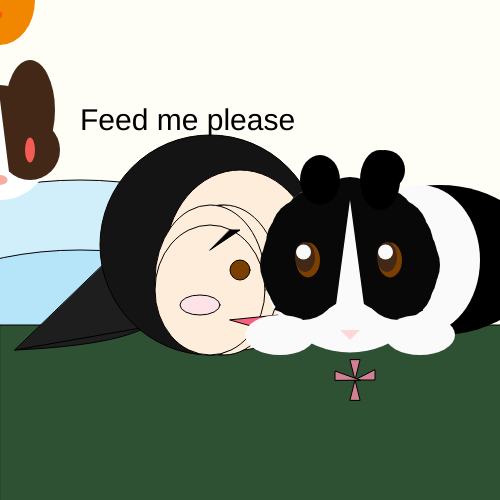
Frame 1 (no input)
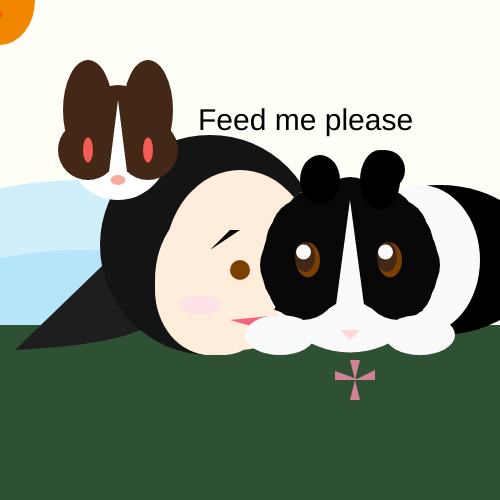
Frame 60 (no input)
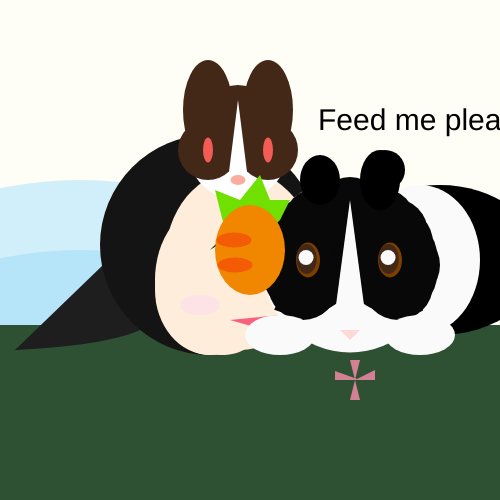
Frame 120 (the mouse pressed at the canvas centre since frame 60)

The p5.js sketch that drew these frames (run headless with seeded random() and noise() and a simulated clock; from frame 60 on, the mouse is pressed at the canvas centre):

// p5.js sketch
// ── sketch.js
let   x = 0;
let   y_rab = 700;
let   y = 100;
let   d = 150;
let   pace = 15;
let   pace_1 = 2;
let   carrotDistance = 70;
let   thank_c_d = 80;

function setup() {
  createCanvas(500, 500);
}

function draw() {
  background(254, 253, 246);
  //body
  fill(209, 239, 251);
  ellipse(80, 280, 400, 200);
  //arm
  fill(182, 229, 249);
  ellipse(80, 350, 400, 200);
  //floor
  fill(46, 81, 51);
  rect(0, 325, 1500, 200);
  //flowers'
  fill(210, 129, 148);
  triangle(350, 360, 355, 380, 360, 360);
  triangle(355, 380, 375, 380, 375, 370);
  triangle(350, 400, 355, 380, 360, 400);
  triangle(335, 380, 335, 371, 360, 380);
  //hair
  fill(30);
  bezier(190, 220, 10, 220, 335, 335, 15, 350);
  line(10,10, 20, 20);
  triangle(160, 210, 300, 300 , 15 , 350);
  fill(20);
  circle(210, 245, 220);

  //face
  fill(253, 237, 218);
  ellipse(240, 260, 150, 180);
  ellipse(220, 280, 110, 150);
  ellipse(224, 280, 110, 150);
  ellipse(210, 280, 110, 150);
  ellipse(210, 290, 110, 130);
  
  //eyes
  fill(123, 63, 0);
  circle(240, 270, 20);
  
  //mouth
  fill(249, 96, 125);
  triangle (230, 320, 300, 340, 430, 300);
  
  //eyebrow
  fill(0);
  triangle(230, 230, 240, 230, 210, 250);
  
  //blush
  fill(253, 227, 232);
  ellipse(200, 305, 40, 20);
  
  noStroke();
  //body
  fill(0)
  ellipse(440, 260, 200, 150);
  fill(250);
  ellipse(420, 260, 120, 150);
  
  //rabbit face
  fill(250);
  circle(350, 265, 175);
  fill(8);
  arc(300, 250, 130, 130, 1.75 * PI, .63 * PI);
  arc(400, 250, 130, 130, 1/2.6 * PI, PI + QUARTER_PI);
  circle(350,212,70);
  circle(318,223,70);
  circle(328,216,70);
  circle(306,233,70);
  circle(301,243,70);
  circle(298,255,70);
  circle(295,265,70);
  circle(298,275,70);
  circle(303,285,70);
  circle(381,223,70);
  circle(371,216,70);
  circle(393,233,70);
  circle(398,243,70);
  circle(402,255,70);
  circle(405,265,70);
  circle(402,275,70);
  circle(398,285,70);
  fill(250);
  triangle(330, 350, 350, 200, 370, 350);
  
  //eyes
  fill(123, 63, 0);
  // ellipse (308, 260, 14,25);
  // ellipse(390, 260, 14,25);
  ellipse (308, 260, 24,35);
  ellipse (390, 260, 24,35);
  
  
// ________________________________________________________
  // have edition here !!
  // move_eyes
  fill(67, 40, 24);
  ellipse (305 + mouseX / 150, 257 + mouseY / 130, 20, 30);
  ellipse (387 + mouseX / 150, 257 + mouseY / 130, 20, 30);
  fill(250);
  // circle (310, 256, 3);
  // circle (308, 259, 3);
  // circle (390, 256, 3);
  // circle (392, 259, 3);
  circle (303.5 + mouseX / 98, 252 + mouseY / 45, 15);
  circle (385.5 + mouseX / 98, 252 + mouseY / 45, 15);
// _________________________________________________________
  
  

  //nose
  fill(254, 215, 215);
  triangle(340, 330, 350, 340, 360, 330);
  
  //paw
  fill(250);
  ellipse(280, 335, 70, 40);
  ellipse(420, 335, 70, 40);
  
  //ears
  fill(0);
  strokeWeight(90);
  ellipse(320, 180, 40, 50);
  ellipse(380, 180, 40, 60);
  ellipse(385, 170, 40, 40);
  
  
// ________________________________________________________
// interactions and movements
  // float_rabbit
  // face
  fill(255);
  circle(x, d, 100);
  // brown part
  fill(67, 40, 24);
  circle(x - 30, d, 60);
  circle(x + 30, d, 60);
  circle(x, d - 30, 70);
  ellipse(x - 30, d - 40, 50, 100);
  ellipse(x + 30, d - 40, 50, 100);
  // triangle
  fill(255);
  triangle(x, d - 50, x - 10, d + 30, x + 10, d + 30);
  // eyes
  fill(242, 92, 84);
  ellipse(x - 30, d, 10,  25);
  ellipse(x + 30, d, 10,  25);
  // nose
  fill (248, 173, 157);
  ellipse(x, d + 30, 15, 10);
  // text
  textSize(30);
  fill(0);
  text("Feed me please", x + 80, d - 20);
  x = x + pace_1;

  
  // move_with_mouse_carrot
// now I want carrot only show when neither rabbits get it, so I delet this part
//   fill(112, 224, 0);
//   beginShape();
//   vertex(mouseX - 25, mouseY - 20);
//   vertex(mouseX - 35, mouseY - 60);
//   vertex(mouseX - 10, mouseY - 50);
//   vertex(mouseX + 10, mouseY - 75);
//   vertex(mouseX + 20, mouseY - 50);
//   vertex(mouseX + 40, mouseY - 50);
//   vertex(mouseX + 30, mouseY - 30);
//   vertex(mouseX, mouseY);
//   endShape();
//   fill(241, 135, 1);
//   ellipse(mouseX, mouseY, 70,90);
//   fill(243, 91, 4);
//   ellipse(mouseX - 16, mouseY -10, 35,15);
//   ellipse(mouseX - 15, mouseY +15, 35,15);
// //   restart rabbit
//   if(x > width + 100){
//     x = -100;
//   }

  
//   The carrot-snatching rabbit
  if(mouseIsPressed == true){
//     If the click is in the judgment threshold
    if(x < mouseX + 50 & x > mouseX - 50 & d < mouseY + 50 & d > mouseY - 50){
//       brown_rabbit appear
//       face
      fill(255);
      circle(width / 2, height / 2, 100);
      fill(67, 40, 24);
      circle(width / 2 - 30, height / 2, 60);
      circle(width / 2 + 30, height / 2, 60);
      circle(width / 2, height / 2 - 30, 70);
      ellipse(width / 2 - 30, height / 2 - 40, 50, 100);
      ellipse(width / 2 + 30, height / 2 - 40, 50, 100);
      fill(255);
      triangle(width / 2, height / 2 - 50, width / 2 - 10, height / 2 + 30, width / 2 + 10, height / 2 + 30);
      // eyes
      fill(242, 92, 84);
      ellipse(width / 2 - 30, height / 2, 10,  25);
      ellipse(width / 2 + 30, height / 2, 10,  25);
      // nose
      fill (248, 173, 157);
      ellipse(width / 2, height / 2 + 30, 15, 10);
      // text
      textSize(50);
      fill(249, 20, 0);
      text("Thank You!", width / 2 - 120, height / 2 + 100);
      // carrot_with_brown_rabbit
      fill(112, 224, 0);
      beginShape();
      vertex(width / 2 - 25 + thank_c_d,  height / 2 - 20);
      vertex(width / 2 - 35 + thank_c_d,  height / 2 - 60);
      vertex(width / 2 - 10 + thank_c_d,  height / 2 - 50);
      vertex(width / 2 + 10 + thank_c_d,  height / 2 - 75);
      vertex(width / 2 + 20 + thank_c_d,  height / 2 - 50);
      vertex(width / 2 + 40 + thank_c_d,  height / 2 - 50);
      vertex(width / 2 + 30 + thank_c_d,  height / 2 - 30);
      vertex(width / 2 + thank_c_d,  height / 2);
      endShape();
      fill(241, 135, 1);
      ellipse(width / 2 + thank_c_d,  height / 2, 70,90);
      fill(243, 91, 4);
      ellipse(width / 2 - 16 + thank_c_d,  height / 2 -10, 35,15);
      ellipse(width / 2 - 15 + thank_c_d,  height / 2 +15, 35,15);
    }else{
      
//     If the click is not in the judgment threshold
//     The carrot will be snatched by black and whithe rabbit
      
      // black and white rabbit
      // face
      fill(255);
      ellipse(mouseX, y_rab + 70, 110, 90);
      fill(255);
      circle(mouseX, y_rab, 100);
      fill(0);
      circle(mouseX + 30, y_rab ,60);
      circle(mouseX - 30, y_rab ,60);
      circle(mouseX, y_rab - 30, 70);
      ellipse(mouseX - 30, y_rab - 40, 50, 100);
      ellipse(mouseX + 30, y_rab - 40, 50, 100);
    // eyes
      fill(255);
      ellipse(mouseX - 30, y_rab, 10,  25);
      ellipse(mouseX + 30, y_rab, 10,  25);
      triangle(mouseX, y_rab - 50, mouseX - 10, y_rab + 30, mouseX + 10, y_rab + 30);
    // nose
      fill (0);
      ellipse(mouseX, y_rab + 30, 15, 10);
    // hat
      fill(201 ,20, 0);
      ellipse(mouseX, y_rab - 70, 60, 40);
      ellipse(mouseX, y_rab - 85, 40, 40);
      fill(255);
      circle(mouseX, y_rab - 105, 20);
      // move and go_back
      y_rab = y_rab + pace;
      if(y_rab > width + 200 || y_rab < mouseY + 50){
      pace = - pace;
    }
      
      // carrot_move_with_BAW_rabbit
      // when BAW rabbit reaches the mouse_carrot   
      if(pace > 0 & y_rab > mouseY + 50){
        fill(112, 224, 0);
        beginShape();
        vertex(mouseX - 25 + carrotDistance, y_rab - 20);
        vertex(mouseX - 35 + carrotDistance, y_rab - 60);
        vertex(mouseX - 10 + carrotDistance, y_rab - 50);
        vertex(mouseX + 10 + carrotDistance, y_rab - 75);
        vertex(mouseX + 20 + carrotDistance, y_rab - 50);
        vertex(mouseX + 40 + carrotDistance, y_rab - 50);
        vertex(mouseX + 30 + carrotDistance, y_rab - 30);
        vertex(mouseX + carrotDistance, y_rab);
        endShape();
        fill(241, 135, 1);
        ellipse(mouseX + carrotDistance, y_rab, 70,90);
        fill(243, 91, 4);
        ellipse(mouseX - 16 + carrotDistance, y_rab -10, 35,15);
        ellipse(mouseX - 15 + carrotDistance, y_rab +15, 35,15);
        // text
        textSize(45);
        fill(249, 20, 0);
        text("It's mine now!", mouseX - carrotDistance - 50, y_rab + 60);
    }else{
      //     when BAW doesn't get the carrot, carrot move with mouse
        fill(112, 224, 0);
        beginShape();
        vertex(mouseX - 25, mouseY - 20);
        vertex(mouseX - 35, mouseY - 60);
        vertex(mouseX - 10, mouseY - 50);
        vertex(mouseX + 10, mouseY - 75);
        vertex(mouseX + 20, mouseY - 50);
        vertex(mouseX + 40, mouseY - 50);
        vertex(mouseX + 30, mouseY - 30);
        vertex(mouseX, mouseY);
        endShape();
        fill(241, 135, 1);
        ellipse(mouseX, mouseY, 70,90);
        fill(243, 91, 4);
        ellipse(mouseX - 16, mouseY -10, 35,15);
        ellipse(mouseX - 15, mouseY +15, 35,15);
//   restart rabbit
  if(x > width + 100){
    x = -100;
  }
    }
    }
  }else{
//     replace the BAW rabbit, let it starts from the bottom each time
    y_rab = 700;
    pace = 15;
//     when didn't press the mouse, show carrot move with mouse
    fill(112, 224, 0);
    beginShape();
    vertex(mouseX - 25, mouseY - 20);
    vertex(mouseX - 35, mouseY - 60);
    vertex(mouseX - 10, mouseY - 50);
    vertex(mouseX + 10, mouseY - 75);
    vertex(mouseX + 20, mouseY - 50);
    vertex(mouseX + 40, mouseY - 50);
    vertex(mouseX + 30, mouseY - 30);
    vertex(mouseX, mouseY);
    endShape();
    fill(241, 135, 1);
    ellipse(mouseX, mouseY, 70,90);
    fill(243, 91, 4);
    ellipse(mouseX - 16, mouseY -10, 35,15);
    ellipse(mouseX - 15, mouseY +15, 35,15);
//   restart rabbit
  if(x > width + 100){
    x = -100;
  }
  }
}
